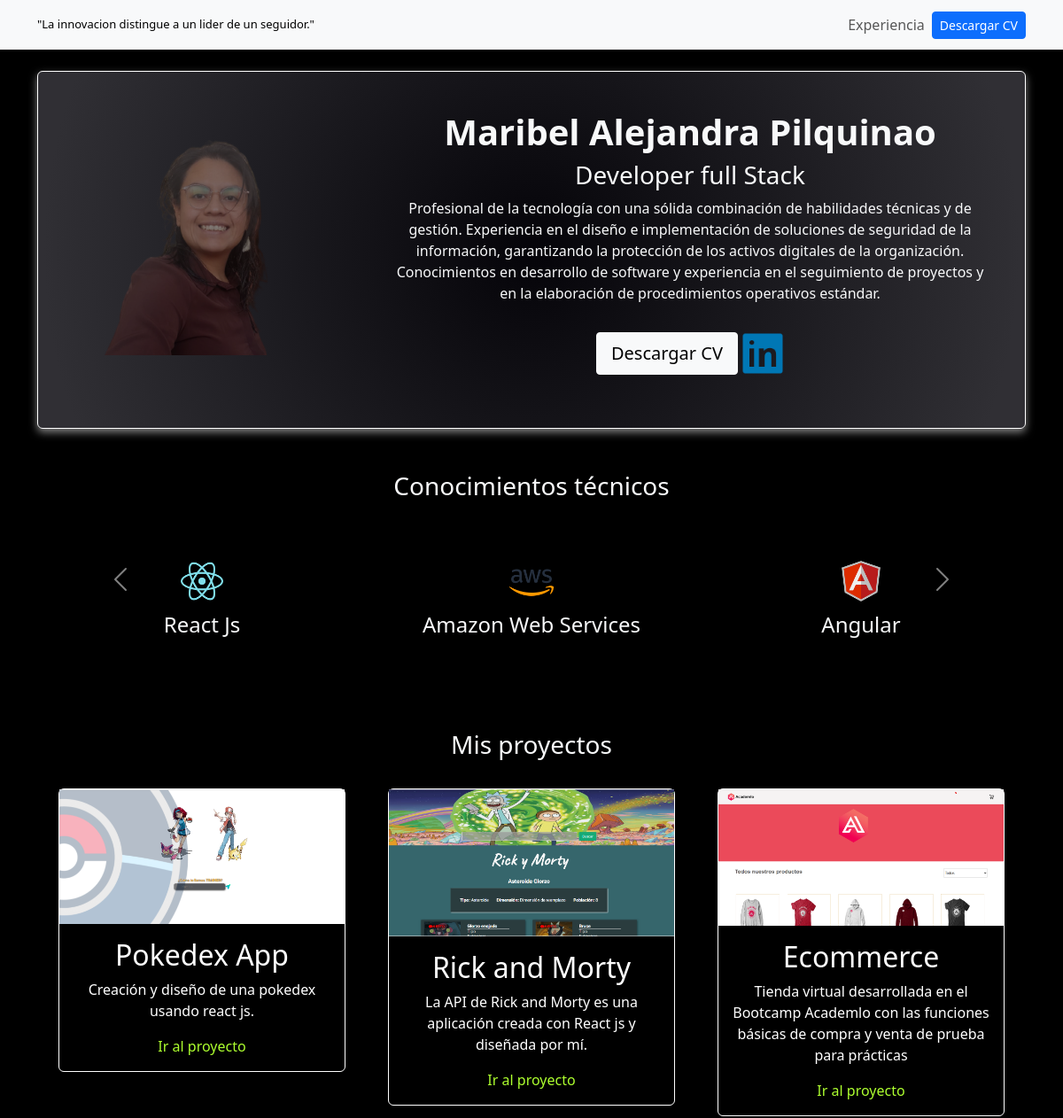
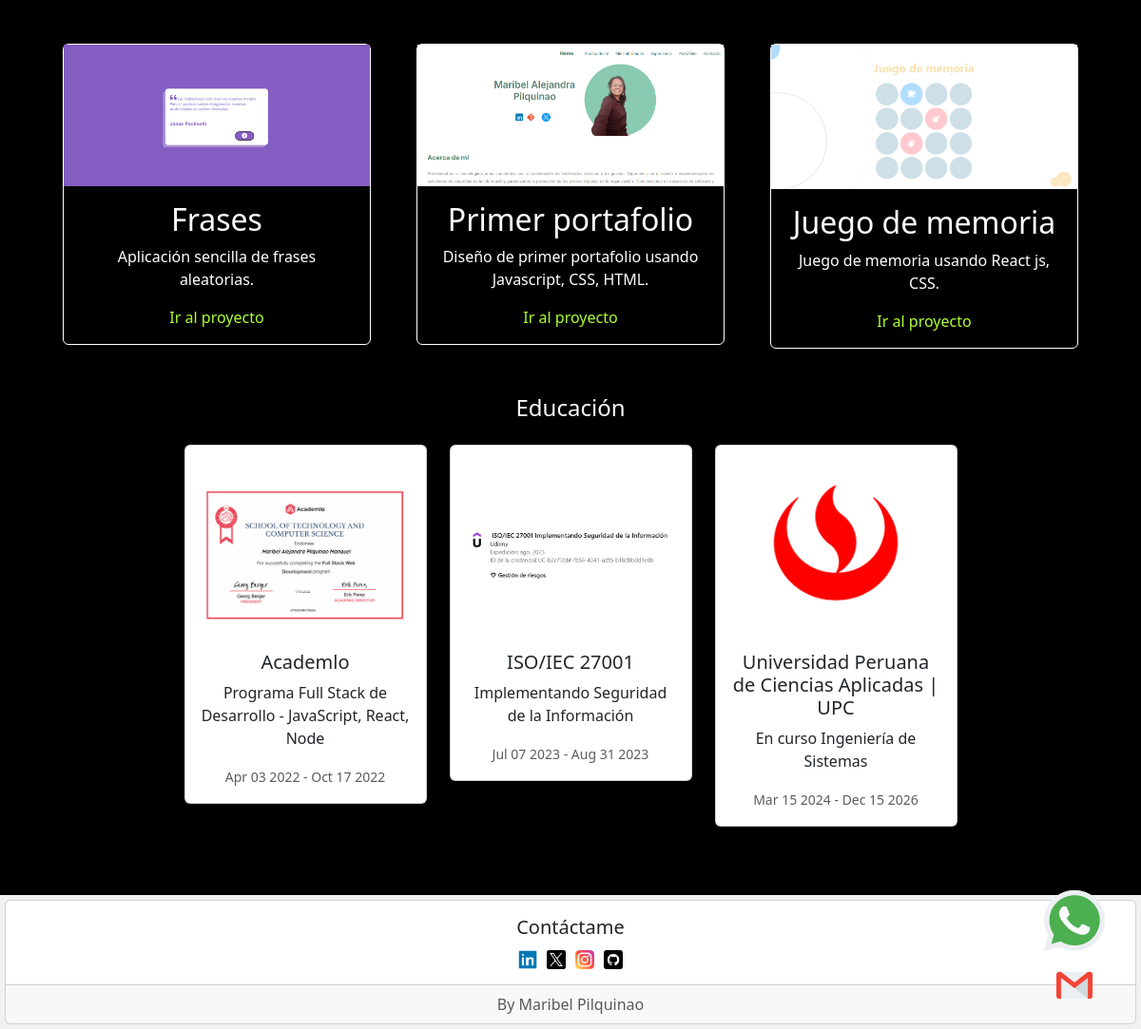
The page / on the database its author committed (2 pictures, top to bottom).
### portfolio/models.py (models this page shows)
class Icon(models.Model):
    image = ImageField(upload_to='portfolio/images/')
    title = CharField(max_length=50, default='Sin título')

class Project(models.Model):
    title = CharField(max_length=100)
    description = CharField(max_length=250)
    image = ImageField(upload_to='portfolio/images/')
    url = URLField(blank=True)

class Education(models.Model):
    image = ImageField(upload_to='portfolio/images/')
    title = CharField(max_length=50)
    description = CharField(max_length=150)
    date_ini = DateField(default=datetime.date.today, null=True, blank=True)
    date_fin = DateField(default=datetime.date.today, null=True, blank=True)

### portfolio/views.py (the view)
# urls.py: path('', views.home, name='home'),
def home(request):
    projects = Project.objects.all()
    icons = Icon.objects.all()
    educations = Education.objects.all()
    context = {
        'projects': projects,
        'icons': icons,
        'educations':educations
    }
    return render(request, 'home.html', context)

### portfolio/templates/home.html (shortened to what this page needs)
{% extends 'layout.html' %}
{% block content %}
{% load static %}
<header class="row bg-grey pst-card">
    <div class="col-md-4 image-container">
        <img
            class="custom-img custom-img-filter"
            src="{% static 'foto2.png' %}"
            alt=""
        />
    </div>
    <div class="col-md-8 my-auto p-4 text-center">
        <h1><strong>Maribel Alejandra Pilquinao</strong></h1>
        <h3>Developer full Stack</h3>
        <p>
            Profesional de la tecnología con una sólida combinación de
            habilidades técnicas y de gestión. Experiencia en el diseño e
            implementación de soluciones de seguridad de la información,
            garantizando la protección de los activos digitales de la
            organización. Conocimientos en desarrollo de software y experiencia
            en el seguimiento de proyectos y en la elaboración de procedimientos
            operativos estándar.
        </p>
        <a
            class="btn btn-light btn-lg rounded-1 my-3"
            href="{% static 'cv.pdf' %}"
            target="_blank"
            >Descargar CV</a
        >
        <a
            href="https://www.linkedin.com/in/maribel-pilquinao/"
            target="_blank"
            ><img
                class="img-linkedin"
                src="{% static 'link.png' %}"
                alt=""
        /></a>
    </div>
</header>
<div id="iconCarousel" class="carousel slide" data-bs-ride="carousel">
    <div class="text-center p-4 my-4">
        <h3>Conocimientos técnicos</h3>
    </div>
    <div class="carousel-inner">
        {% for icon in icons %}
        {% if forloop.counter0|divisibleby:3 %}
        <div class="carousel-item {% if forloop.first %}active{% endif %}">
            <div class="row justify-content-center">
        {% endif %}
        <div class="col-4 text-center">
            <img class="icon d-block mx-auto" src="{{ icon.image.url }}" alt="Icon {{ forloop.counter }}">
            <h4>{{icon.title}}</h4>
        </div>
        {% if forloop.counter|divisibleby:3 or forloop.last %}
            </div>
        </div>
        {% endif %}
        {% endfor %}
    </div>
    <div class="p-4 my-4">
        <button class="carousel-control-prev" type="button" data-bs-target="#iconCarousel" data-bs-slide="prev">
            <span class="carousel-control-prev-icon" aria-hidden="true"></span>
        </button>
        <button class="carousel-control-next" type="button" data-bs-target="#iconCarousel" data-bs-slide="next">
            <span class="carousel-control-next-icon" aria-hidden="true"></span>
        </button>
    </div>
</div>
<div class="row my-4 text-center">
    <h3>Mis proyectos</h3>
    {% for project in projects %}
    <div class="col-md-4 p-4">
        <div class="card bg-black card-project">
            <img
                src="{{ project.image.url }}"
                alt=""
            />
            <div class="card-body">
                <h2>{{ project.title }}</h2>
                <p>{{ project.description }}</p>
                {% if project.url %}
                <a href="{{ project.url }}" target="_blank">Ir al proyecto</a>
                {% endif %}
            </div>
        </div>
    </div>
    {% endfor %}
</div>
<div class="row my-4 text-center justify-content-center">
    <h4 class="mb-4">Educación</h4>
    {% for education in educations %}
    <div class="col-md-6 col-lg-3">
      <div class="card mb-4 shadow-sm">
        <div class="card-body">
          <img class="card-img-top mx-auto d-block img-education" src="{{ education.image.url }}" alt="">
          <h5 class="card-title">{{ education.title }}</h5>
          <p class="card-text">{{ education.description }}</p>
          <p class="card-text">
            <small class="text-muted">
              {{ education.date_ini |date:'M d Y'}} - {{ education.date_fin |date:'M d Y'}}
            </small>
          </p>
        </div>
      </div>
    </div>
    {% endfor %}
  </div>
<div class="container-contact row" >
    <div class="contact">
        <a href="https://wa.me/51922455621?text=Hola,%20Maribel" target="_blank"><img src="{% static 'whatsapp.png' %}" alt=""></a>
    </div>
    <div class="contact">
        <a href="mailto:maribel.pilquinaopm@gmailcom?subject=Consulta&body=Hola,%20me%20gustaría%20más%20información" target="_blank"><img class="btn" src="{% static 'gmail.png' %}" alt=""></a>
    </div>
</div>
{% endblock %}

### portfolio/static/style.css (style rules this page uses)
body, html { height: 100%; margin: 0; display: flex; flex-direction: column; overflow: visible; }
.body-bg { background: #000; }
.pst-card { border: 1px solid white; border-radius: 6px; padding: 20px; box-shadow: 0px 4px 10px rgba(255, 255, 255, 0.5), 0px 4px 15px rgba(0, 0, 0, 0.2); transition: transform 0.3s ease, box-shadow 0.3s ease; }
.custom-img { width: 100%; height: 300px; object-fit: cover; object-position: top; border-radius: 100px; }
.image-container { position: relative; display: inline-block; }
.image-container img { width: 100%; height: 300px; border-radius: 10px; filter: brightness(0.5); transition: filter 0.3s ease; }
.bg-grey { background:radial-gradient(circle, rgba(5,4,9,1) 0%, rgba(48,47,52,1) 93%); }
.img-linkedin { width: 3rem; height: auto; }
.card-project { border: 1px solid white; border-radius: 6px; color: white; transition: transform 0.3s ease-in-out; }
.card-project a { text-decoration: none; color: greenyellow; }
.icon { width: 50px; height: 50px; margin: 10px; }
.img-education { width: 100%; height: 200px; object-fit: contain; }
.container-contact { position: fixed; bottom: 20px; right: 0; display: flex; gap: 10px; z-index: 10; }
.contact { margin-right: -30px; }

### rows shown on the page
Icon: image (picture), title "React Js"
Icon: image (picture), title "Amazon Web Services"
Icon: image (picture), title "Angular"
Project: image (picture), title "Pokedex App", description "Creación y diseño de una pokedex usando react js."
Project: image (picture), title "Rick and Morty", description "La API de Rick and Morty es una aplicación creada con React js y diseñada por mí."
Project: image (picture), title "Ecommerce", description "Tienda virtual desarrollada en el Bootcamp Academlo con las funciones básicas de compra y venta de prueba para prácticas"
Project: image (picture), title "Frases", description "Aplicación sencilla de frases aleatorias."
Project: image (picture), title "Primer portafolio", description "Diseño de primer portafolio usando Javascript, CSS, HTML."
Project: image (picture), title "Juego de memoria", description "Juego de memoria usando React js, CSS."
Education: image (picture), title "Academlo", description "Programa Full Stack de Desarrollo - JavaScript, React, Node", date_ini "Apr 03 2022", date_fin "Oct 17 2022"
Education: image (picture), title "ISO/IEC 27001", description "Implementando Seguridad de la Información", date_ini "Jul 07 2023", date_fin "Aug 31 2023"
Education: image (picture), title "Universidad Peruana de Ciencias Aplicadas | UPC", description "En curso Ingeniería de Sistemas", date_ini "Mar 15 2024", date_fin "Dec 15 2026"
